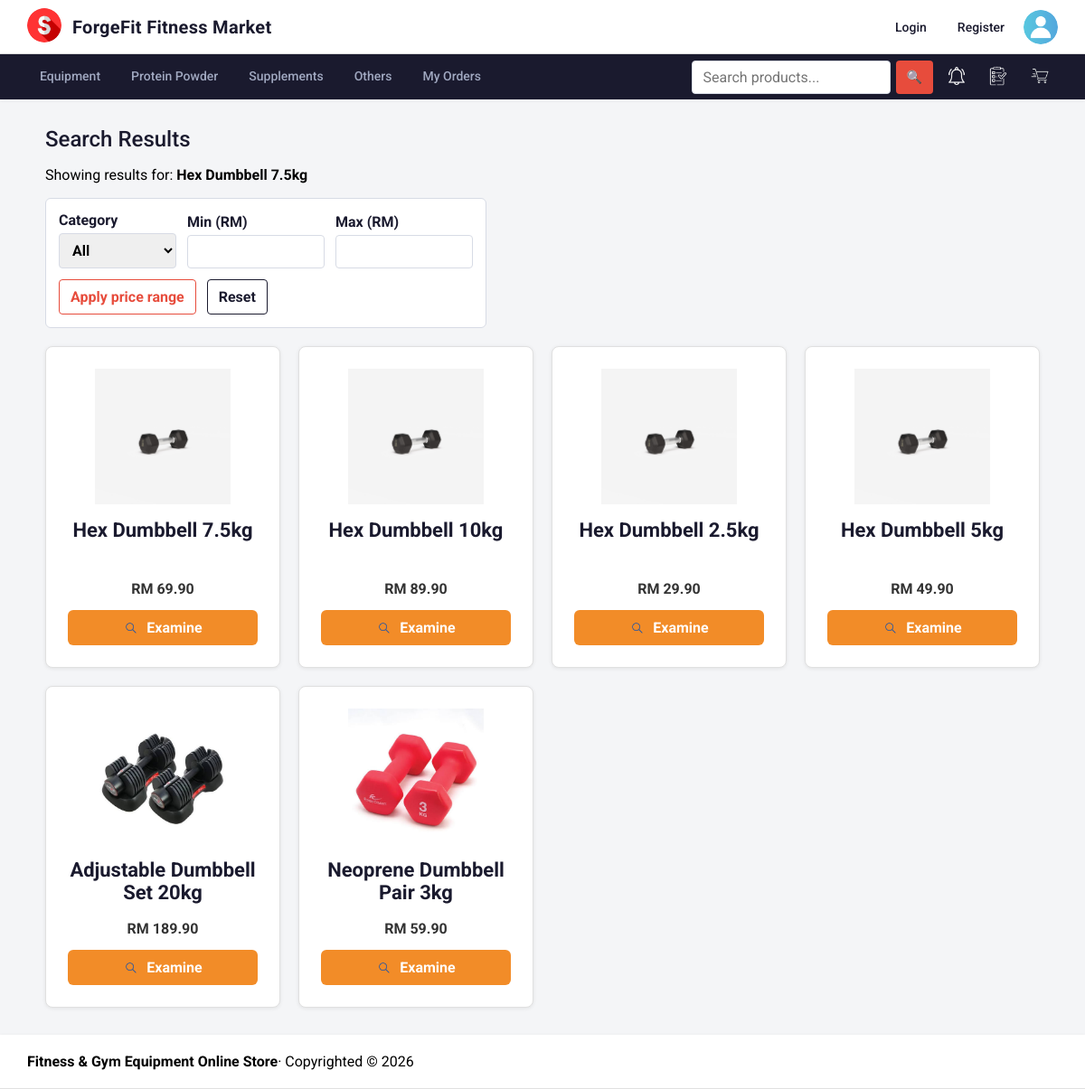
Page /app/product/search.php?name=Hex Dumbbell 7.5kg on the committed database.
### tables this page shows
CREATE TABLE IF NOT EXISTS `product` (
    `product_id` INT AUTO_INCREMENT PRIMARY KEY,
    `category_id` INT NOT NULL,
    `product_name` VARCHAR(150) NOT NULL,
    `price` DECIMAL(10,2) NOT NULL,
    `weight` DECIMAL(8,2) NOT NULL DEFAULT 0.00,
    `description` TEXT NULL,
    `stock` INT NOT NULL DEFAULT 0,
    `availability` BOOLEAN NOT NULL DEFAULT TRUE,
    `created_at` TIMESTAMP DEFAULT CURRENT_TIMESTAMP,
    `updated_at` TIMESTAMP DEFAULT CURRENT_TIMESTAMP ON UPDATE CURRENT_TIMESTAMP,
    FOREIGN KEY (`category_id`) REFERENCES `category`(`category_id`) ON DELETE RESTRICT
);

### app/product/product_template.php (the view, shortened to what this page needs)
<section class="product-grid<?= !empty($productGridClass) ? ' ' . htmlspecialchars($productGridClass) : '' ?>">
    <?php if ($products): ?>
        <?php foreach ($products as $product): ?>
            <article
                class="product-card"
                <?php if (isset($product->id)): ?>
                    data-product-id="<?= htmlspecialchars($product->id) ?>"
                <?php endif; ?>
            >
                <div class="product-card__photo">
                    <img
                        src="<?= !empty($product->image) ? '/photos/' . htmlspecialchars($product->image) : '/images/sport.png' ?>"
                        alt="<?= htmlspecialchars($product->name) ?>"
                    >
                </div>
                <h2><?= htmlspecialchars($product->name) ?></h2>
                <?php if (isset($product->price)): ?>
                    <p>RM <?= htmlspecialchars($product->price) ?></p>
                <?php endif; ?>
                <a class="examine-button" href="/product/product.php?id=<?= htmlspecialchars($product->id) ?>">
                    <img src="/images/search.png" alt="">
                    Examine
                </a>
            </article>
        <?php endforeach; ?>
    <?php else: ?>
        <p>No products available.</p>
    <?php endif; ?>
</section>

### app/css/app.css (style rules this page uses)
body, input, button, textarea, select { font: 16px 'Roboto', sans-serif; }
body { margin: 0; min-height: 100vh; display: grid; grid-template-rows: auto auto 1fr auto; grid-template-columns: 1fr; background: #f4f5f7; }
.product-grid { display: grid; grid-template-columns: repeat(auto-fill, minmax(190px, 1fr)); gap: 20px; align-items: stretch; }
.product-grid--search { grid-template-columns: repeat(auto-fill, minmax(260px, 1fr)); }
.product-grid--search .product-card { padding: 24px; }
.product-grid--search .product-card img { width: 150px; height: 150px; }
.product-grid--search .product-card h2 { font-size: 22px; min-height: 56px; }
.product-card { position: relative; width: 100%; padding: 18px; box-sizing: border-box; background: #ffffff; border: 1px solid #e0e0e0; border-radius: 8px; text-align: center; box-shadow: 0 1px 4px rgba(0, 0, 0, 0.08); }
.product-card__photo { position: relative; display: inline-block; margin-bottom: 12px; }
.product-card .product-card__photo img { display: block; margin-bottom: 0; }
.product-card h2 { min-height: 48px; margin: 0 0 12px; color: #1a1a2e; font-size: 18px; font-weight: 700; }
.product-card img { width: 110px; height: 110px; margin-bottom: 12px; object-fit: contain; }
.product-card p { margin: 0 0 14px; color: #333333; font-size: 16px; font-weight: 700; }
.product-card .examine-button { position: relative; z-index: 2; width: 100%; padding: 10px 14px; box-sizing: border-box; display: flex; align-items: center; justify-content: center; gap: 8px; border: 0; border-radius: 6px; background: #f28c28; color: #ffffff; font-weight: 700; transition: background 0.15s ease, transform 0.15s ease, box-shadow 0.15s ease; text-decoration: none; cursor: pointer; }
.product-card .examine-button img { width: 18px; height: 18px; margin: 0; object-fit: contain; }

### rows in the picture
product: product_name "Hex Dumbbell 7.5kg", price "69.90"
product: product_name "Hex Dumbbell 10kg", price "89.90"
product: product_name "Hex Dumbbell 2.5kg", price "29.90"
product: product_name "Hex Dumbbell 5kg", price "49.90"
product: shows a picture, product_name "Adjustable Dumbbell Set 20kg", price "189.90"
product: shows a picture, product_name "Neoprene Dumbbell Pair 3kg", price "59.90"

### other values in the picture
$_title "Search Results"
$name "Hex Dumbbell 7.5kg"
